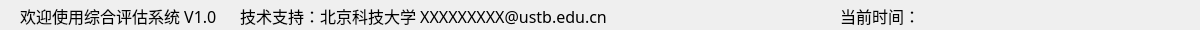
    <widget class="QWidget" name="widget_bottom" native="true">
     <property name="geometry">
      <rect>
       <x>5</x>
       <y>695</y>
       <width>1200</width>
       <height>30</height>
      </rect>
     </property>
     <widget class="QLabel" name="label_detail">
      <property name="geometry">
       <rect>
        <x>20</x>
        <y>6</y>
        <width>231</width>
        <height>20</height>
       </rect>
      </property>
      <property name="font">
       <font>
        <family>仿宋</family>
        <pointsize>12</pointsize>
       </font>
      </property>
      <property name="text">
       <string>欢迎使用综合评估系统 V1.0</string>
      </property>
     </widget>
     <widget class="QLabel" name="label_detail_2">
      <property name="geometry">
       <rect>
        <x>240</x>
        <y>6</y>
        <width>401</width>
        <height>20</height>
       </rect>
      </property>
      <property name="font">
       <font>
        <family>仿宋</family>
        <pointsize>12</pointsize>
       </font>
      </property>
      <property name="text">
       <string>技术支持：北京科技大学 XXXXXXXXX@ustb.edu.cn</string>
      </property>
     </widget>
     <widget class="QLabel" name="label_detail_time">
      <property name="geometry">
       <rect>
        <x>920</x>
        <y>6</y>
        <width>271</width>
        <height>20</height>
       </rect>
      </property>
      <property name="font">
       <font>
        <family>仿宋</family>
        <pointsize>12</pointsize>
       </font>
      </property>
      <property name="text">
       <string/>
      </property>
     </widget>
     <widget class="QLabel" name="label_detail_5">
      <property name="geometry">
       <rect>
        <x>840</x>
        <y>6</y>
        <width>85</width>
        <height>20</height>
       </rect>
      </property>
      <property name="font">
       <font>
        <family>仿宋</family>
        <pointsize>12</pointsize>
       </font>
      </property>
      <property name="text">
       <string>当前时间：</string>
      </property>
     </widget>
     <zorder>label_detail</zorder>
     <zorder>label_detail_2</zorder>
     <zorder>label_detail_5</zorder>
     <zorder>label_detail_time</zorder>
    </widget>
